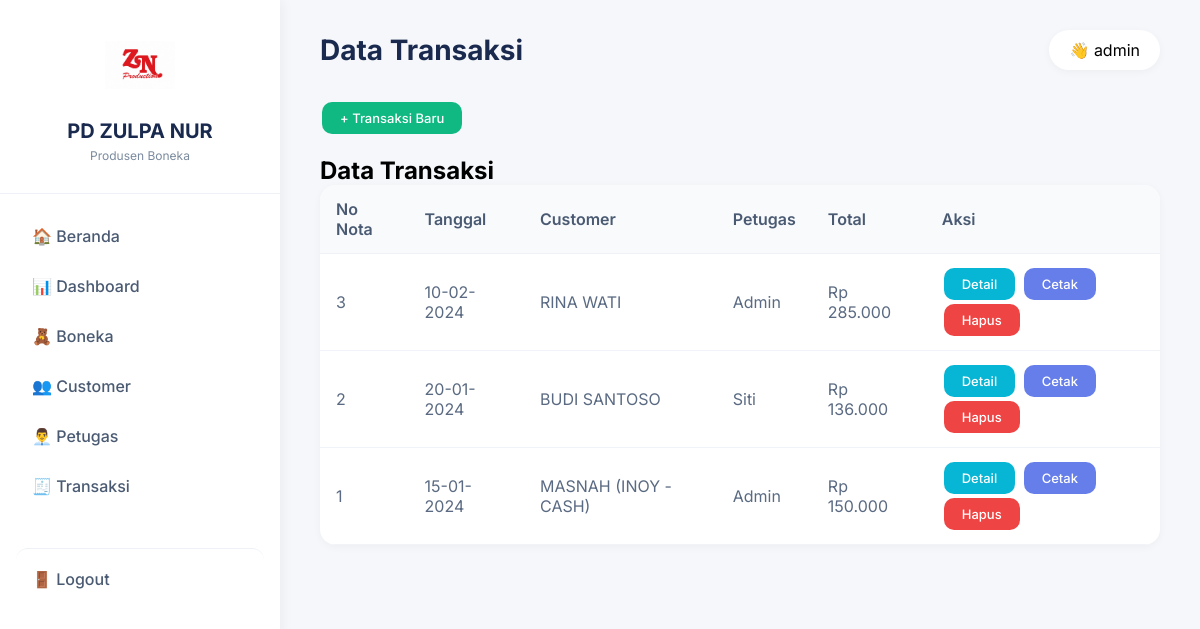
The app's page /?page=transaksi (signed in) with its own data.
### tables this page shows
CREATE TABLE `nota` (
  `no_nota` int(11) NOT NULL AUTO_INCREMENT,
  `tanggal` date NOT NULL,
  `total` int(11) DEFAULT 0,
  `id_customer` int(11) DEFAULT NULL,
  `id_petugas` int(11) DEFAULT NULL,
  PRIMARY KEY (`no_nota`),
  KEY `id_customer` (`id_customer`),
  KEY `id_petugas` (`id_petugas`)
);

CREATE TABLE `customer` (
  `id_customer` int(11) NOT NULL AUTO_INCREMENT,
  `nama_customer` varchar(100) NOT NULL,
  `alamat` text DEFAULT NULL,
  `no_telepon` varchar(20) DEFAULT NULL,
  PRIMARY KEY (`id_customer`)
);

CREATE TABLE `petugas` (
  `id_petugas` int(11) NOT NULL AUTO_INCREMENT,
  `nama_petugas` varchar(100) NOT NULL,
  `jabatan` varchar(50) DEFAULT NULL,
  PRIMARY KEY (`id_petugas`)
);

### index.php (the view, shortened to what this page needs)
<?php
$conn = mysqli_connect('localhost', 'root', '', 'zulpa_nur');
mysqli_query($conn, "CREATE TABLE IF NOT EXISTS boneka (
    id_boneka INT AUTO_INCREMENT PRIMARY KEY,
    kode_boneka VARCHAR(50),
    nama_boneka VARCHAR(100) NOT NULL,
    stok INT DEFAULT 0,
    harga INT NOT NULL,
    gambar VARCHAR(10) DEFAULT '🧸'
)");
mysqli_query($conn, "CREATE TABLE IF NOT EXISTS customer (
    id_customer INT AUTO_INCREMENT PRIMARY KEY,
    nama_customer VARCHAR(100) NOT NULL,
    alamat TEXT,
    no_telepon VARCHAR(20)
)");
mysqli_query($conn, "CREATE TABLE IF NOT EXISTS petugas (
    id_petugas INT AUTO_INCREMENT PRIMARY KEY,
    nama_petugas VARCHAR(100) NOT NULL,
    jabatan VARCHAR(50)
)");
mysqli_query($conn, "CREATE TABLE IF NOT EXISTS nota (
    no_nota INT AUTO_INCREMENT PRIMARY KEY,
    tanggal DATE NOT NULL,
    total INT DEFAULT 0,
    id_customer INT,
    id_petugas INT
)");
mysqli_query($conn, "CREATE TABLE IF NOT EXISTS detail_nota (
    id_detail INT AUTO_INCREMENT PRIMARY KEY,
    no_nota INT,
    id_boneka INT,
    jumlah INT NOT NULL,
    harga INT NOT NULL,
    subtotal INT NOT NULL
)");
$total_boneka = mysqli_fetch_assoc(mysqli_query($conn, "SELECT COUNT(*) as total FROM boneka"))['total'];
$total_customer = mysqli_fetch_assoc(mysqli_query($conn, "SELECT COUNT(*) as total FROM customer"))['total'];
$total_petugas = mysqli_fetch_assoc(mysqli_query($conn, "SELECT COUNT(*) as total FROM petugas"))['total'];
$total_pemasukan = mysqli_fetch_assoc(mysqli_query($conn, "SELECT SUM(total) as total FROM nota"))['total'] ?? 0;
?>
<!DOCTYPE html>
<html lang="id">
<head>
</head>
<body>
<div class="container">
    <div class="sidebar">
        <div class="sidebar-header">
            <img src="assets/logo.jpeg" alt="Logo" class="logo-img" onerror="this.style.display='none'">
            <h1>PD ZULPA NUR</h1>
            <p>Produsen Boneka</p>
        </div>
        <div class="sidebar-nav">
            <a href="?page=home">🏠 Beranda</a>
            <a href="?page=dashboard">📊 Dashboard</a>
            <a href="?page=boneka">🧸 Boneka</a>
            <a href="?page=customer">👥 Customer</a>
            <a href="?page=petugas">👨‍💼 Petugas</a>
            <a href="?page=transaksi">🧾 Transaksi</a>
            <a href="?logout=1" class="logout">🚪 Logout</a>
        </div>
    </div>
    <div class="main">
        <div class="page-header">
            <h2><?php echo match($_GET['page'] ?? 'home') {
                'home' => 'Beranda',
                'dashboard' => 'Dashboard',
                'boneka' => 'Data Boneka',
                'customer' => 'Data Customer',
                'petugas' => 'Data Petugas',
                'transaksi' => 'Data Transaksi',
                'tambah_transaksi' => 'Tambah Transaksi',
                default => 'Dashboard'
            }; ?></h2>
            <div class="user-badge"><span>👋 <?php echo isset($_SESSION['user']) ? $_SESSION['user'] : 'Admin'; ?></span></div>
        </div>
        <?php
        $page = $_GET['page'] ?? 'home';
        if ($page == 'home') {
            echo '
            <div class="welcome-card">
                <div class="icon">🧸</div>
                <h2>Selamat Datang di PD ZULPA NUR</h2>
                <p>Produsen Boneka Berkualitas & Terpercaya</p>
                <p style="margin-top:16px;">Jl Perjuangan Rt. 04/04 No. 39 Gg. Eman Ebor<br>Kel. Jati Sari Kec. Jati Asih Kota Bekasi 17426</p>
                <p>📞 Telp 0838 0710 9757</p>
            </div>
            <div class="stats">
                <div class="stat-card"><div class="icon">🧸</div><div class="value">'.$total_boneka.'</div><div class="label">Jenis Boneka</div></div>
                <div class="stat-card"><div class="icon">👥</div><div class="value">'.$total_customer.'</div><div class="label">Customer</div></div>
                <div class="stat-card"><div class="icon">👨‍💼</div><div class="value">'.$total_petugas.'</div><div class="label">Petugas</div></div>
                <div class="stat-card"><div class="icon">💰</div><div class="value">Rp '.number_format($total_pemasukan,0,',','.').'</div><div class="label">Omzet</div></div>
            </div>
            <div class="action-buttons"><a href="?page=tambah_transaksi" class="btn btn-success">+ Transaksi Baru</a></div>';
            $transaksi_terbaru = mysqli_query($conn, "SELECT n.*, c.nama_customer FROM nota n JOIN customer c ON n.id_customer = c.id_customer ORDER BY n.no_nota DESC LIMIT 5");
            echo '<h3 style="margin:20px 0 15px;">📋 Transaksi Terbaru</h3>
            <table class="data-table"><thead><tr><th>No Nota</th><th>Tanggal</th><th>Customer</th><th>Total</th><th>Aksi</th></tr></thead><tbody>';
            while($r=mysqli_fetch_assoc($transaksi_terbaru)) echo '<tr>
                    <td>'.$r['no_nota'].'</a></td>
                    <td>'.date('d-m-Y',strtotime($r['tanggal'])).'</a></td>
                    <td>'.htmlspecialchars($r['nama_customer']).'</a></td>
                    <td>Rp '.number_format($r['total'],0,',','.').'</a></td>
                    <td><a href="?page=detail_transaksi&id='.$r['no_nota'].'" class="btn btn-info">Detail</a> <a href="?page=cetak_nota&id='.$r['no_nota'].'" class="btn btn-primary">Cetak</a></a></td>
                </tr>';
            echo '</tbody><td>';
        }
        elseif ($page == 'transaksi') {
            $data = mysqli_query($conn, "SELECT n.*, c.nama_customer, p.nama_petugas FROM nota n JOIN customer c ON n.id_customer = c.id_customer JOIN petugas p ON n.id_petugas = p.id_petugas ORDER BY n.no_nota DESC");
            echo '<div class="action-buttons"><a href="?page=tambah_transaksi" class="btn btn-success">+ Transaksi Baru</a></div>
            <h2>Data Transaksi</h2>
            <table class="data-table"><thead><tr><th>No Nota</th><th>Tanggal</th><th>Customer</th><th>Petugas</th><th>Total</th><th>Aksi</th></tr></thead><tbody>';
            while($r=mysqli_fetch_assoc($data)) echo '<tr><td>'.$r['no_nota'].'</td><td>'.date('d-m-Y',strtotime($r['tanggal'])).'</td><td>'.htmlspecialchars($r['nama_customer']).'</td><td>'.htmlspecialchars($r['nama_petugas']).'</td><td>Rp '.number_format($r['total'],0,',','.').'</td><td><a href="?page=detail_transaksi&id='.$r['no_nota'].'" class="btn btn-info">Detail</a> <a href="?page=cetak_nota&id='.$r['no_nota'].'" class="btn btn-primary">Cetak</a> <a href="?hapus_transaksi='.$r['no_nota'].'" class="btn btn-danger" onclick="return confirm(\'Yakin hapus?\')">Hapus</a></td></tr>';
            echo '</tbody></table>';
        }
        ?>
    </div>
</div>
</body>
</html>

### index.php (style rules this page uses)
* { margin:0;padding:0;box-sizing:border-box; }
body { font-family:'Inter',sans-serif;background:#f5f7fa; }
.container { max-width:1400px;margin:0 auto; }
.sidebar { position:fixed;left:0;top:0;width:280px;height:100vh;background:white;box-shadow:2px 0 12px rgba(0,0,0,0.05);z-index:1000; }
.sidebar-header { padding:30px 24px;text-align:center;border-bottom:1px solid #eef2f6; }
.logo-img { width:70px;height:70px;object-fit:contain;margin-bottom:15px;border-radius:12px; }
.sidebar-header h1 { font-size:20px;color:#1a2a4f;margin-bottom:5px; }
.sidebar-header p { font-size:12px;color:#7a8a9e; }
.sidebar-nav { padding:20px 16px; }
.sidebar-nav a { display:flex;align-items:center;gap:12px;padding:12px 16px;color:#4a5a72;text-decoration:none;border-radius:12px;margin-bottom:6px;transition:all 0.2s;font-weight:500; }
.sidebar-nav .logout { margin-top:40px;border-top:1px solid #eef2f6;padding-top:20px; }
.main { margin-left:280px;padding:30px 40px; }
.page-header { display:flex;justify-content:space-between;align-items:center;margin-bottom:30px; }
.page-header h2 { font-size:28px;font-weight:700;color:#1a2a4f; }
.user-badge { background:white;padding:10px 20px;border-radius:40px;box-shadow:0 2px 8px rgba(0,0,0,0.04); }
.data-table { width:100%;background:white;border-radius:16px;overflow:hidden;box-shadow:0 2px 8px rgba(0,0,0,0.04);border-collapse:collapse; }
.data-table th { padding:14px 16px;text-align:left;background:#f8fafc;font-weight:600;color:#4a5a72;border-bottom:1px solid #eef2f6; }
.data-table td { padding:12px 16px;border-bottom:1px solid #f0f4f8;color:#5a6a82; }
.btn { display:inline-block;padding:8px 18px;border-radius:10px;text-decoration:none;font-size:13px;font-weight:500;margin:2px;cursor:pointer;border:none;transition:all 0.2s; }
.btn-primary { background:#667eea;color:white; }
.btn-success { background:#10b981;color:white; }
.btn-danger { background:#ef4444;color:white; }
.btn-info { background:#06b6d4;color:white; }
.action-buttons { margin-bottom:20px;display:flex;gap:10px;flex-wrap:wrap; }

### records on screen
nota: no_nota "3", tanggal "10-02-2024", id_customer.nama_customer "RINA WATI", id_petugas.nama_petugas "Admin", total "285.000"
nota: no_nota "2", tanggal "20-01-2024", id_customer.nama_customer "BUDI SANTOSO", id_petugas.nama_petugas "Siti", total "136.000"
nota: no_nota "1", tanggal "15-01-2024", id_customer.nama_customer "MASNAH (INOY - CASH)", id_petugas.nama_petugas "Admin", total "150.000"

### other values on screen
$_SESSION['user'] "admin"
